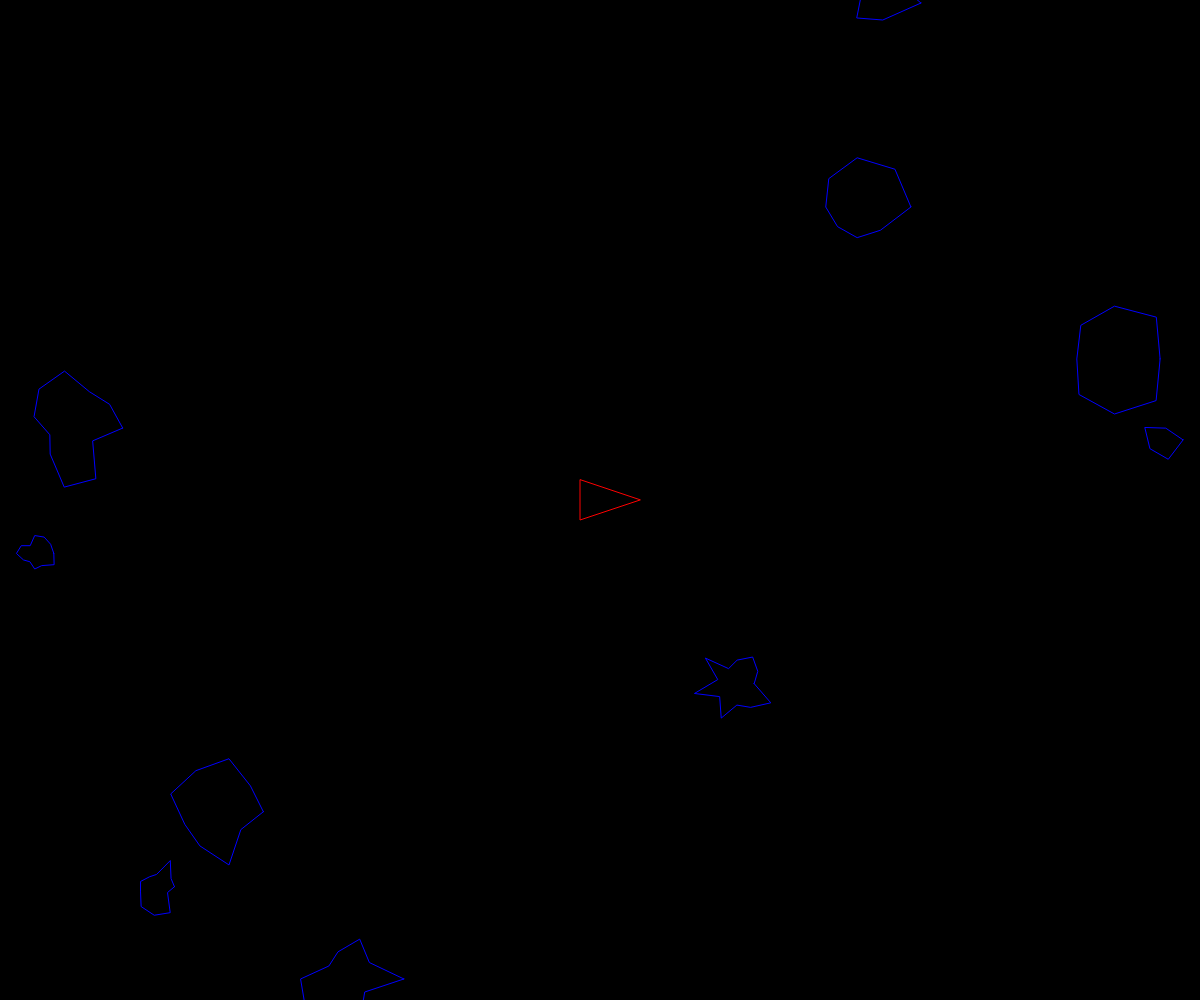
Frame 1 (no input)
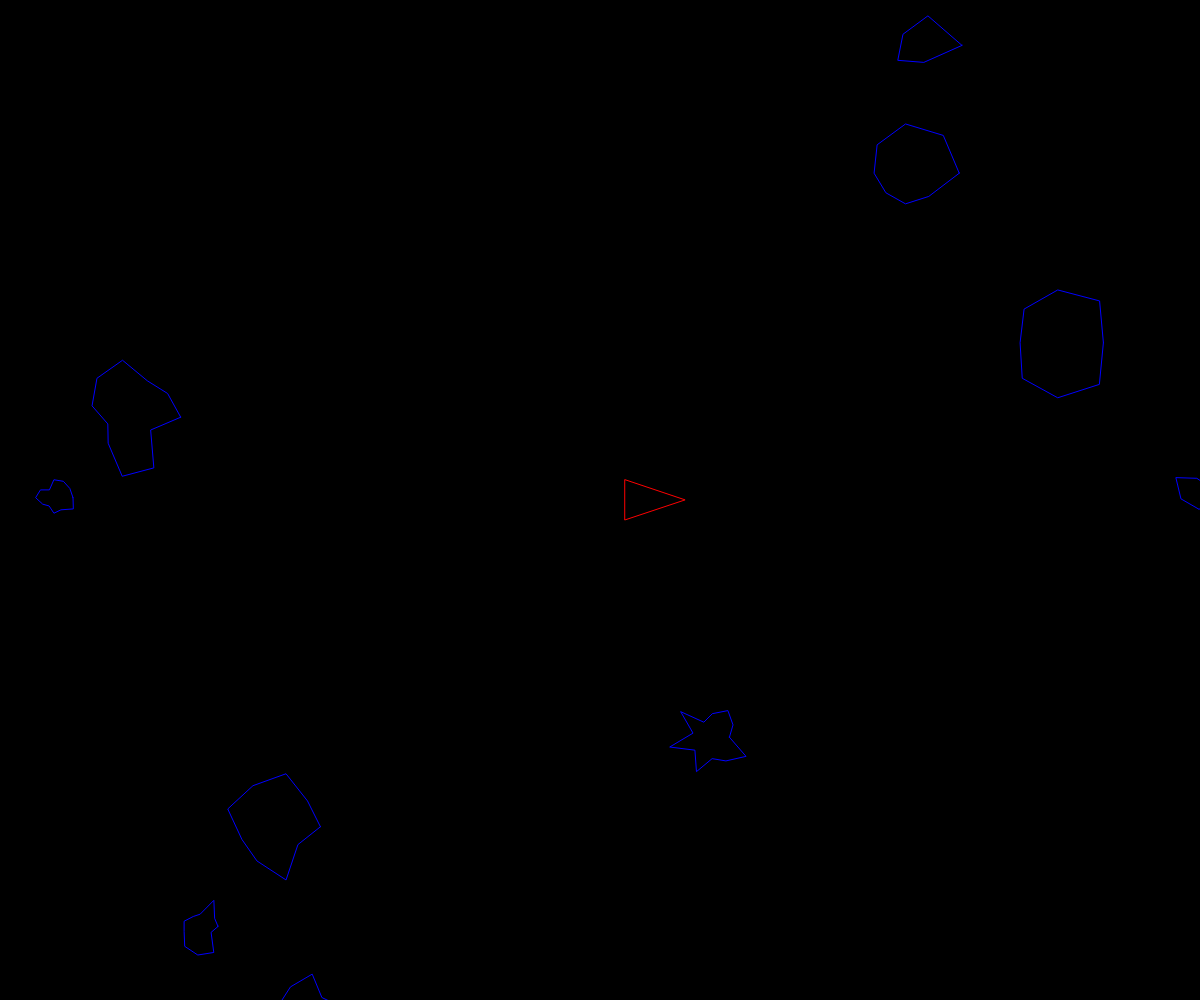
Frame 60 (no input)
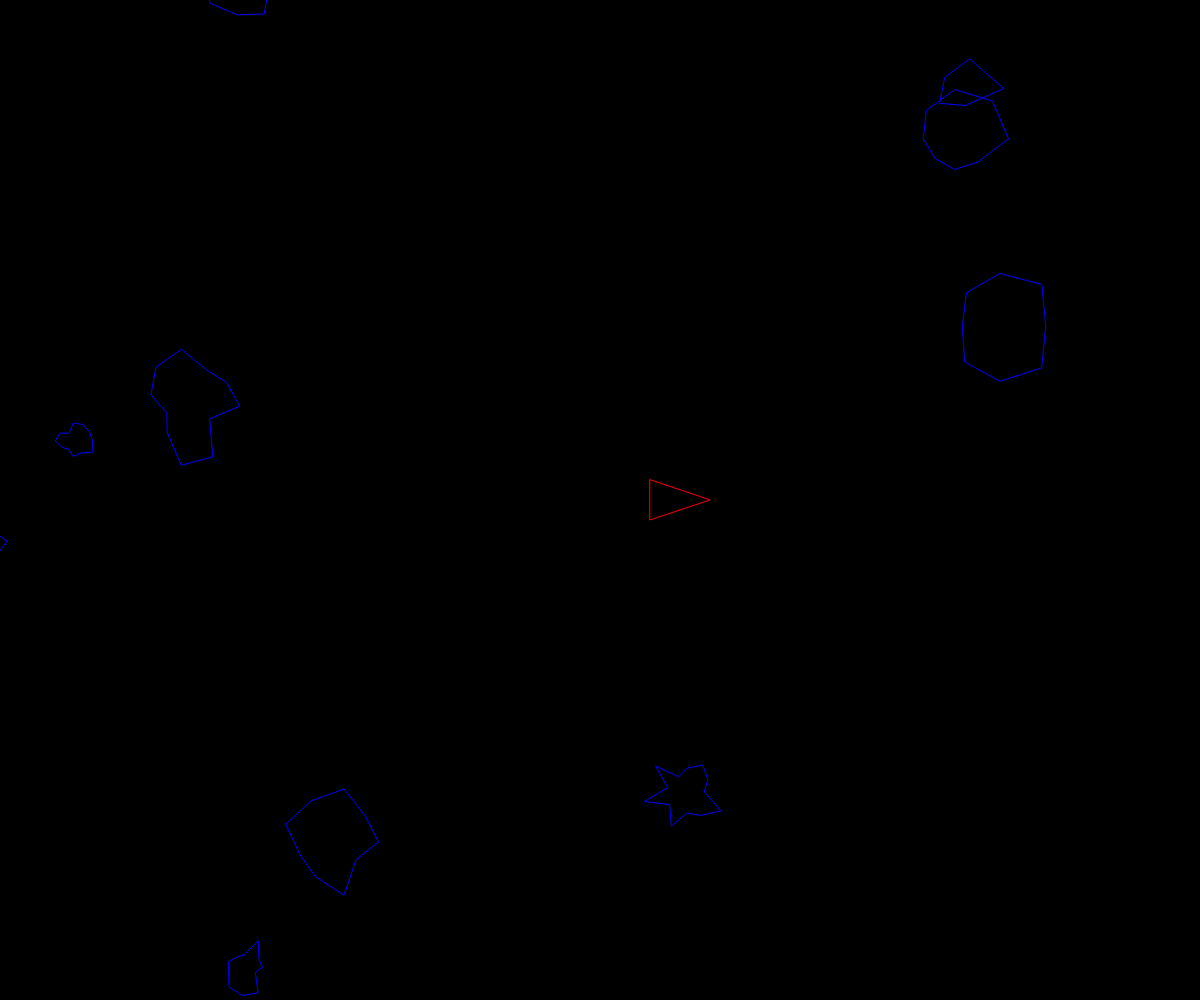
Frame 120 (the mouse pressed at the canvas centre since frame 60)

The p5.js sketch that drew these frames (run headless with seeded random() and noise() and a simulated clock; from frame 60 on, the mouse is pressed at the canvas centre):

// p5.js sketch
// ── sketch.js
let ship;
let asteroids = [];
let lasers = []
let right = false;
let left = false;
let boost = false;
let shoot = false;

function setup(){
    createCanvas(windowWidth, windowHeight);
    ship = new Ship();
    for(let i = 0; i < 10; i++){
    asteroids.push(new Asteroid());
    }
}
function windowResized(){
    resizeCanvas(windowWidth,windowHeight);
}
function draw(){
    background(0);
    keyIsDown(68) === true?(ship.setRotation(0.05)):0;
    keyIsDown(65) === true?(ship.setRotation(-0.05)):0;
    keyIsDown(87) === true?(ship.boosting(true)):0;
    //keyisDown(32) === true?(lasers.push(new Laser(ship.pos,ship.heading))):0;
    for(let i = 0; i<asteroids.length; i++){
        asteroids[i].render();
        asteroids[i].update();
        asteroids[i].edges();
    }
    for(let i = lasers.length-1; i>= 0; i--){
        lasers[i].render();
        lasers[i].update();
        for (let j = asteroids.length-1; j>=0;j--)
            if (lasers[i].hits(asteroids[j])){
                if (asteroids[j].r > 16){
                let newAsteroids=asteroids[j].breakup();
                asteroids=asteroids.concat(newAsteroids);
                }
                asteroids.splice(j,1);
                lasers.splice(i,1);
                break;
        }
        
    }
    ship.render();
    ship.turn();
    ship.update();
    ship.edges()
}

function keyReleased(){
    ship.setRotation(0);
    ship.boosting(false);
}
function keyPressed(){
    if (keyIsDown(32)){
        lasers.push(new Laser(ship.pos,ship.heading));
    }
}
// ── asteroid.js

function Asteroid(pos,r){
    if(pos){
        this.pos = pos.copy();
    } else {
    this.pos = createVector(random(width), random(height));
    }
    if(r){
        this.r=r*0.5;
    } else {
        this.r=random(15,50);
    }

    this.vel = p5.Vector.random2D();
    this.total = floor(random(5,15));
    this.offset = [];
    for (let i = 0; i<this.total;i++){
        this.offset[i] = random(-this.r*0.5,this.r*0.5);
    }

    this.update = function(){
        this.pos.add(this.vel);
    }

    this.render = function(){
        push();
        translate(this.pos.x,this.pos.y);
        noFill();
        stroke(0,0,255)

        beginShape();
        for(let i = 0; i<this.total;i++){
            let angle = map(i,0,this.total,0,TWO_PI);
            let r = this.r+this.offset[i];
            let x = r*cos(angle);
            let y = r*sin(angle);
            vertex(x,y);
        }
        endShape(CLOSE);
        pop();
    }
    this.breakup = function(){
        let newA = [];
        newA[0]=new Asteroid(this.pos,this.r);
        newA[1]=new Asteroid(this.pos,this.r);
        return newA;

    }
    this.edges = function(){
        if (this.pos.x > width + this.r){
            this.pos.x = -this.r;
        } else if (this.pos.x < -this.r){
            this.pos.x = width + this.r;
        }
        if (this.pos.y > height + this.r){
            this.pos.y = -this.r;
        } else if (this.pos.y < -this.r){
            this.pos.y = height + this.r;
        }
    }
}
// ── input.js
let inputState = {
    fire: false,
    boost: false, 
    turnL: false,
    turnR: false
};
let firerate=false;
function keyPressed(){
    console.log(key,keyCode)
    if(keyCode === 32){
        inputState.fire = true;
    }
    if(keyCode === 87){
        inputState.boost = true;
    }
    if(keyCode === 65){
        inputState.turnL = true;
    }
    if(keyCode === 68){
        inputState.turnR = true;
    }
    return true;
};
function keyReleased() {
    ship.setRotation(0)
    if(keyCode === 32){
        inputState.fire = false;
        firerate=false;
    }
    if(keyCode === 87){
        inputState.boost = false;
    }
    if(keyCode === 65){
        inputState.turnL = false;
    }
    if(keyCode === 68){
        inputState.turnR = false;
    }
    return true;
};
// ── laser.js
class Laser {
    constructor(spos, angle) {
        this.pos = createVector(spos.x, spos.y);
        this.vel = p5.Vector.fromAngle(angle);
        this.vel.mult(15);
    }

    update() {
        this.pos.add(this.vel);
    }

    render() {
        push();
        stroke(255, 255, 0);
        strokeWeight(5);
        point(this.pos.x, this.pos.y);
        pop();
    }
    hits(asteroid){
        let d = dist(this.pos.x, this.pos.y, asteroid.pos.x, asteroid.pos.y)
        if (d < asteroid.r) {
            return true;
        } else {
            return false;
        }
    };
}
// ── ship.js
function Ship(){
    this.pos = createVector(width/2, height/2);
    this.r = 20;
    this.heading = 0;
    this.rotation = 0;
    this.vel = createVector(1,0);
    this.isBoosting = false;

    this.boosting = function(b){
        this.isBoosting = b;
    }
    this.boost = function(){
        let force = p5.Vector.fromAngle(this.heading);
        force.mult(0.2);
        this.vel.add(force);
    }

    this.update = function(){
        if(this.isBoosting){
            this.boost();
    }

        this.pos.add(this.vel);
        this.vel.mult(0.99);
    }

    this.render = function(){
        push();
        translate(this.pos.x,this.pos.y);
        rotate(this.heading + PI / 2);
        fill(0);
        stroke(255,0,0);
        triangle(-this.r,this.r,this.r,this.r,0,-this.r-20);
        pop();
    }
    this.edges = function(){
        if (this.pos.x > width + this.r){
            this.pos.x = -this.r;
        } else if (this.pos.x < -this.r){
            this.pos.x = width + this.r;
        }
        if (this.pos.y > height + this.r){
            this.pos.y = -this.r;
        } else if (this.pos.y < -this.r){
            this.pos.y = height + this.r;
        }
    }
    this.setRotation = function(a){
        this.rotation = a;
    }
    this.turn = function(){
        this.heading += this.rotation;
    }
}
